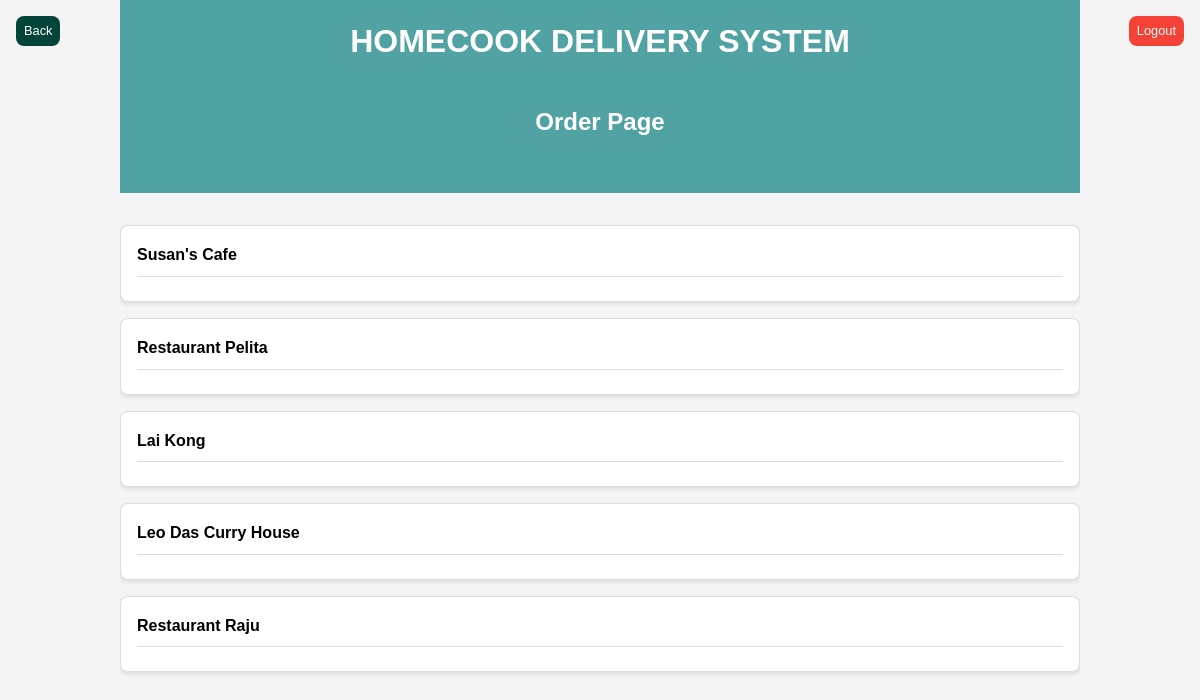
Page /customer-order on the committed database.
### app.py (models this page shows)
class Vendor(db.Model):
    VendorID = db.Column(db.String(10), primary_key=True)
    RegistrationID = db.Column(db.String(10), nullable=False)
    Name = db.Column(db.String(50), nullable=False)
    Email = db.Column(db.String(100), nullable=False)
    PhoneNumber = db.Column(db.String(20), nullable=False)
    Address = db.Column(db.String(200), nullable=False)
    Password = db.Column(db.String(20), nullable=False)
    Status = db.Column(db.String(10), nullable=False)

### app.py (the view)
@app.route("/customer-order")
def customer_order():
    vendors = Vendor.query.all()
    for vendor in vendors:
        vendor.items = Item.query.filter_by(VendorID=vendor.VendorID).all()
    return render_template('CustomerOrder.html', vendors=vendors)

### templates/CustomerOrder.html (shortened to what this page needs)
<!DOCTYPE html>
<html lang="en">
<head>
</head>
<body>
<div class="container">
    <div class="header">
        <h1>HOMECOOK DELIVERY SYSTEM</h1>
        <div class="header">
            <h2>Order Page</h2>
        </div>
    </div>
    <a href="{{ url_for('customer_logout') }}" class="logout-button">Logout</a>
    <a href="{{ url_for('customer_home') }}" class="Back-button"> Back</a>
    <div class="customer-list">
        {% for vendor in vendors %}
        <div class="customer-item" onclick="toggleOrderList('order-list-{{ vendor.VendorID }}')">
            <div class="restaurant-info"><strong>{{ vendor.Name }}</strong></div>
        </div>
        {% endfor %}
    </div>
</div>
</body>
</html>

### templates/CustomerOrder.html (style rules this page uses)
body { font-family: Arial, sans-serif; line-height: 1.6; background-color: #f4f4f4; margin: 0; padding: 0; }
.container { width: 80%; margin: 0 auto; overflow: hidden; }
.header { background-color: #50a3a2; color: white; padding: 1rem; text-align: center; }
.header h1 { margin: 0; }
.logout-button { background-color: #f44336; color: white; padding: 0.3rem 0.5rem; border-radius: 8px; cursor: pointer; text-align: center; text-decoration: none; font-size: 0.8rem; display: inline-block; position: absolute; top: 1rem; right: 1rem; }
.Back-button { background-color: #04453a; color: white; padding: 0.3rem 0.5rem; border-radius: 8px; cursor: pointer; text-align: center; text-decoration: none; font-size: 0.8rem; display: inline-block; position: absolute; top: 1rem; left: 1rem; }
.customer-list { margin-top: 2rem; }
.customer-item { background-color: #fff; border: 1px solid #ddd; padding: 1rem; margin-bottom: 1rem; border-radius: 8px; box-shadow: 0 2px 4px rgba(0, 0, 0, 0.1); cursor: pointer; }
.restaurant-info { border-bottom: 1px solid #ddd; padding-bottom: 0.5rem; margin-bottom: 0.5rem; }

### rows in the picture
Vendor: Name "Susan's Cafe"
Vendor: Name "Restaurant Pelita"
Vendor: Name "Lai Kong"
Vendor: Name "Leo Das Curry House"
Vendor: Name "Restaurant Raju"
